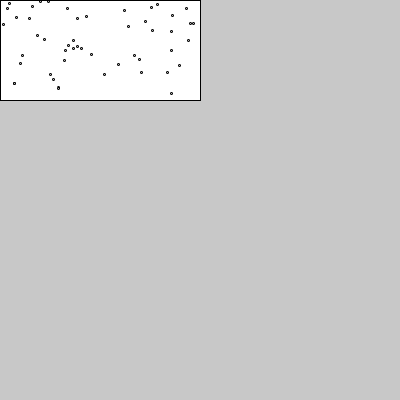
Frame 1 (no input)
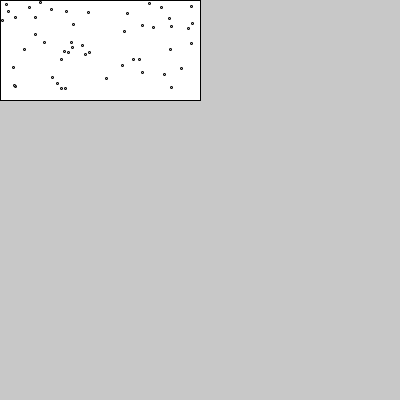
Frame 60 (the mouse pressed at the canvas centre just before this capture)
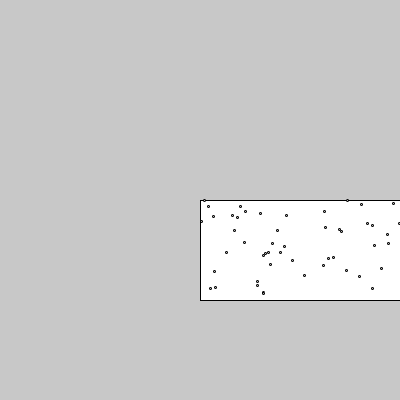
Frame 120 (the mouse held since frame 60 and released just before this capture)

The Processing sketch that drew these frames (run headless with seeded random() and noise(); from frame 60 on, the mouse is pressed at the canvas centre):

// Processing sketch: processing_18289
// ── processing_18289.pde

int population = 50;
Ant[] ants = new Ant[population];

void setup() {
  size(400,400);
  for (int i=0;i<ants.length;i++) {
    ants[i] = new Ant(random(width*.5), random(height*.25));
  }
}

void draw() {
  background(200);
  pushMatrix();
  translate(mouseX,mouseY);
  rect(0,0,width*.5,height*0.25);
  for (int i=0;i<ants.length;i++) {
    ants[i].display();
  }
  popMatrix();
}

class Ant {
  float x;
  float y;
  
  Ant(float i, float j) {
    x = i;
    y = j;
  }
  
  void display() {
    // brownian movement
    x += random(-0.8,0.8);
    y += random(-0.8,0.8);
    if (x>width*.5) x=width*.5;
    if (x<0) x=0;
    if (y>height*.25) y=height*.25;
    if (y<0) y=0;
    ellipse(x,y,2,2);
  }
}
